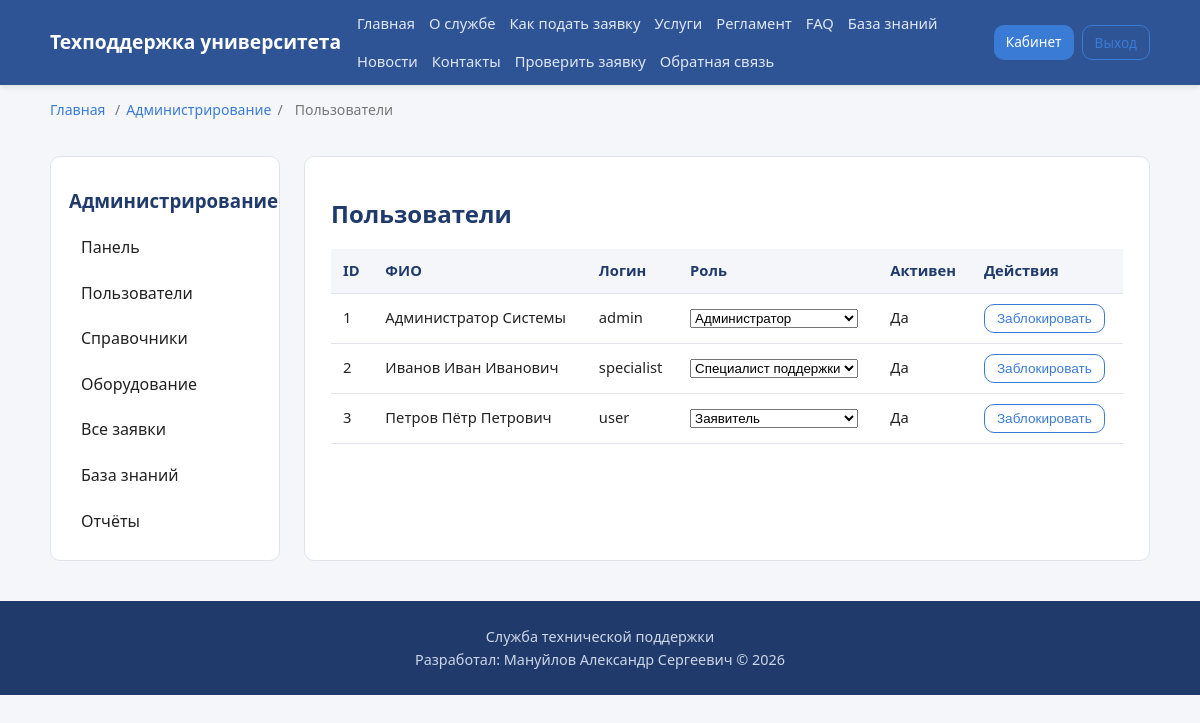
Page /admin/users (signed in) on the committed database.
### app/models.py (models this page shows, shortened)
class User(UserMixin, db.Model):
    __tablename__ = "users"
    id = db.Column(db.Integer, primary_key=True)
    username = db.Column(db.String(64), unique=True, nullable=False, index=True)
    email = db.Column(db.String(120), unique=True, nullable=False, index=True)
    password_hash = db.Column(db.String(255), nullable=False)
    full_name = db.Column(db.String(150), nullable=False)
    is_active = db.Column(db.Boolean, default=True)
    created_at = db.Column(db.DateTime, default=datetime.utcnow)
    role_id = db.Column(db.Integer, db.ForeignKey("roles.id"), nullable=False)
    department_id = db.Column(db.Integer, db.ForeignKey("departments.id"))
    role = db.relationship("Role", back_populates="users")
    department = db.relationship("Department", back_populates="users")
    authored_tickets = db.relationship(
        "Ticket", back_populates="author", foreign_keys="Ticket.author_id"
    )
    assigned_tickets = db.relationship(
        "Ticket", back_populates="assignee", foreign_keys="Ticket.assignee_id"
    )
    comments = db.relationship("Comment", back_populates="author")

### app/admin.py (the view)
@admin_bp.route("/users")
@login_required
@admin_required
def users():
    all_users = User.query.order_by(User.id).all()
    roles = Role.query.all()
    return render_template("admin/users.html", users=all_users, roles=roles)

### app/models.py (called while the page is built)
@login_manager.user_loader
def load_user(user_id):
    return db.session.get(User, int(user_id))

### app/templates/admin/users.html (shortened to what this page needs)
{% extends "base.html" %}
{% block crumbs %}<span>/</span><a href="{{ url_for('admin.dashboard') }}">Администрирование</a><span>/</span><span>Пользователи</span>{% endblock %}
{% block content %}
<div class="layout">
    {% include "admin/_sidebar.html" %}
    <section class="content">
        <h1>Пользователи</h1>
        <table class="data-table">
            <thead><tr><th>ID</th><th>ФИО</th><th>Логин</th><th>Роль</th><th>Активен</th><th>Действия</th></tr></thead>
            <tbody>
            {% for u in users %}
                <tr>
                    <td>{{ u.id }}</td><td>{{ u.full_name }}</td><td>{{ u.username }}</td>
                    <td>
                        <form method="post" action="{{ url_for('admin.change_role', user_id=u.id) }}" class="inline-form">
                            <select name="role_id" onchange="this.form.submit()">
                                {% for r in roles %}<option value="{{ r.id }}" {{ 'selected' if r.id == u.role_id }}>{{ r.name }}</option>{% endfor %}
                            </select>
                        </form>
                    </td>
                    <td>{{ 'Да' if u.is_active else 'Нет' }}</td>
                    <td>
                        <form method="post" action="{{ url_for('admin.toggle_user', user_id=u.id) }}" class="inline-form">
                            <button class="btn btn-small btn-ghost" type="submit">{{ 'Заблокировать' if u.is_active else 'Разблокировать' }}</button>
                        </form>
                    </td>
                </tr>
            {% endfor %}
            </tbody>
        </table>
    </section>
</div>
{% endblock %}

### app/static/css/style.css (style rules this page uses)
:root { --primary:#2f5496; --primary-dark:#1f3a6b; --accent:#3a7bd5; --bg:#f4f6fa; --surface:#ffffff; --text:#222; --muted:#777; --border:#e0e4ea; --success:#1f8a4c; --error:#c0392b; --radius:10px; }
* { box-sizing:border-box;margin:0;padding:0 }
body { font-family:'Segoe UI',Tahoma,sans-serif;background:var(--bg);color:var(--text);line-height:1.6 }
a { color:var(--accent);text-decoration:none }
h1 { margin:.5em 0;color:var(--primary-dark) }
.btn { display:inline-block;background:var(--accent);color:#fff;padding:10px 18px;border:none;border-radius:var(--radius);cursor:pointer;font-size:.95rem;transition:background .2s }
.btn-small { padding:6px 12px;font-size:.85rem }
.btn-ghost { background:transparent;border:1px solid var(--accent);color:var(--accent) }
.breadcrumbs span { margin:0 6px }
.layout { display:grid;grid-template-columns:230px 1fr;gap:24px;margin:20px 0 }
.content { background:var(--surface);border:1px solid var(--border);border-radius:var(--radius);padding:26px;min-width:0 }
.data-table { width:100%;border-collapse:collapse;margin:16px 0;font-size:.92rem }
.data-table th,.data-table td { padding:10px 12px;border-bottom:1px solid var(--border);text-align:left }
.data-table th { background:var(--bg);color:var(--primary-dark) }
.inline-form { display:inline }

### rows in the picture
User: id "1", full_name "Администратор Системы", username "admin", is_active "Да", is_active "Заблокировать"
User: id "2", full_name "Иванов Иван Иванович", username "specialist", is_active "Да", is_active "Заблокировать"
User: id "3", full_name "Петров Пётр Петрович", username "user", is_active "Да", is_active "Заблокировать"

### other values in the picture
form field role_id "Администратор"
form field role_id "Специалист поддержки"
form field role_id "Заявитель"
